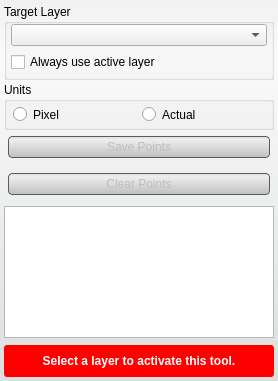
<?xml version="1.0" encoding="UTF-8"?>
<ui version="4.0">
 <class>PointsSelectToolInterface</class>
 <widget class="QWidget" name="PointsSelectToolInterface">
  <property name="geometry">
   <rect>
    <x>0</x>
    <y>0</y>
    <width>278</width>
    <height>381</height>
   </rect>
  </property>
  <property name="sizePolicy">
   <sizepolicy hsizetype="Preferred" vsizetype="Fixed">
    <horstretch>0</horstretch>
    <verstretch>0</verstretch>
   </sizepolicy>
  </property>
  <property name="minimumSize">
   <size>
    <width>0</width>
    <height>220</height>
   </size>
  </property>
  <property name="maximumSize">
   <size>
    <width>16777215</width>
    <height>16777215</height>
   </size>
  </property>
  <property name="windowTitle">
   <string>Points Select Tool</string>
  </property>
  <property name="styleSheet">
   <string notr="true">QWidget#PointsSelectToolInterface{
  border-radius: 3px;
  background-color: qlineargradient(spread:pad, x1:0.5, y1:0, x2:0.5, y2:0.960227, stop:0 rgba(241, 241, 241, 255), stop:0.155779 rgba(250, 250, 250, 255), stop:1 rgba(222, 224, 224, 255));       
}

QPushButton{
  background-color: qlineargradient(spread:pad, x1:0.5, y1:0, x2:0.5, y2:0.960227, stop:0 rgba(221, 221, 221, 255), stop:0.155779 rgba(238, 238, 238, 255), stop:1 rgba(192, 194, 194, 255));
  border-radius: 4px;
  border: 1px solid rgb(90, 90, 90);
  margin:4px;
}

QPushButton:hover{
  background-color: qlineargradient(spread:pad, x1:0.5, y1:0, x2:0.5, y2:1, stop:0 rgba(195, 195, 195, 255), stop:0.253769 rgba(206, 206, 206, 255), stop:1 rgba(185, 185, 185, 255));
  border-radius: 4px;
  border: 1px solid rgb(90, 90, 90);
  margin:4px;
}

QPushButton:pressed{
  background-color: qlineargradient(spread:pad, x1:0.5, y1:0, x2:0.5, y2:1, stop:0 rgba(150, 150, 150, 255), stop:0.753769 rgba(206, 206, 206, 255), stop:1 rgba(185, 185, 185, 255));
  border-radius: 4px;
  border: 1px solid rgb(90, 90, 90);
  margin:4px;
}</string>
  </property>
  <layout class="QVBoxLayout" name="verticalLayout">
   <property name="spacing">
    <number>2</number>
   </property>
   <property name="margin">
    <number>4</number>
   </property>
   <item>
    <widget class="QGroupBox" name="target_groupbox_">
     <property name="minimumSize">
      <size>
       <width>0</width>
       <height>76</height>
      </size>
     </property>
     <property name="maximumSize">
      <size>
       <width>16777215</width>
       <height>76</height>
      </size>
     </property>
     <property name="title">
      <string>Target Layer</string>
     </property>
     <layout class="QVBoxLayout" name="verticalLayout_4">
      <property name="spacing">
       <number>6</number>
      </property>
      <property name="leftMargin">
       <number>4</number>
      </property>
      <property name="topMargin">
       <number>0</number>
      </property>
      <property name="rightMargin">
       <number>4</number>
      </property>
      <property name="bottomMargin">
       <number>4</number>
      </property>
      <item>
       <widget class="QtUtils::QtDropableComboBox" name="target_layer_">
        <property name="enabled">
         <bool>true</bool>
        </property>
        <property name="sizePolicy">
         <sizepolicy hsizetype="Ignored" vsizetype="Fixed">
          <horstretch>0</horstretch>
          <verstretch>0</verstretch>
         </sizepolicy>
        </property>
       </widget>
      </item>
      <item>
       <widget class="QWidget" name="widget" native="true">
        <property name="minimumSize">
         <size>
          <width>0</width>
          <height>20</height>
         </size>
        </property>
        <layout class="QHBoxLayout" name="horizontalLayout_2">
         <property name="spacing">
          <number>0</number>
         </property>
         <property name="margin">
          <number>0</number>
         </property>
         <item>
          <widget class="QCheckBox" name="use_active_layer_">
           <property name="text">
            <string>Always use active layer</string>
           </property>
          </widget>
         </item>
        </layout>
       </widget>
      </item>
     </layout>
    </widget>
   </item>
   <item>
    <widget class="QGroupBox" name="units_groupbox_">
     <property name="enabled">
      <bool>true</bool>
     </property>
     <property name="sizePolicy">
      <sizepolicy hsizetype="Preferred" vsizetype="Maximum">
       <horstretch>0</horstretch>
       <verstretch>0</verstretch>
      </sizepolicy>
     </property>
     <property name="toolTip">
      <string>Switch between pixel and world coordinates.</string>
     </property>
     <property name="title">
      <string>Units</string>
     </property>
     <layout class="QHBoxLayout" name="horizontalLayout_5">
      <property name="spacing">
       <number>0</number>
      </property>
      <property name="leftMargin">
       <number>4</number>
      </property>
      <property name="topMargin">
       <number>0</number>
      </property>
      <property name="rightMargin">
       <number>4</number>
      </property>
      <property name="bottomMargin">
       <number>0</number>
      </property>
      <item>
       <widget class="QWidget" name="rb_widget_" native="true">
        <property name="sizePolicy">
         <sizepolicy hsizetype="Preferred" vsizetype="Maximum">
          <horstretch>0</horstretch>
          <verstretch>0</verstretch>
         </sizepolicy>
        </property>
        <property name="minimumSize">
         <size>
          <width>0</width>
          <height>25</height>
         </size>
        </property>
        <property name="maximumSize">
         <size>
          <width>16777215</width>
          <height>30</height>
         </size>
        </property>
        <layout class="QHBoxLayout" name="horizontalLayout_6">
         <property name="spacing">
          <number>4</number>
         </property>
         <property name="leftMargin">
          <number>2</number>
         </property>
         <property name="topMargin">
          <number>4</number>
         </property>
         <property name="rightMargin">
          <number>0</number>
         </property>
         <property name="bottomMargin">
          <number>4</number>
         </property>
         <item>
          <widget class="QRadioButton" name="rb_index_">
           <property name="enabled">
            <bool>true</bool>
           </property>
           <property name="sizePolicy">
            <sizepolicy hsizetype="Preferred" vsizetype="Maximum">
             <horstretch>0</horstretch>
             <verstretch>0</verstretch>
            </sizepolicy>
           </property>
           <property name="text">
            <string>Pixel</string>
           </property>
          </widget>
         </item>
         <item>
          <widget class="QRadioButton" name="rb_world_">
           <property name="enabled">
            <bool>true</bool>
           </property>
           <property name="sizePolicy">
            <sizepolicy hsizetype="Preferred" vsizetype="Maximum">
             <horstretch>0</horstretch>
             <verstretch>0</verstretch>
            </sizepolicy>
           </property>
           <property name="text">
            <string>Actual</string>
           </property>
          </widget>
         </item>
        </layout>
       </widget>
      </item>
     </layout>
    </widget>
   </item>
   <item>
    <widget class="QPushButton" name="export_button_">
     <property name="enabled">
      <bool>false</bool>
     </property>
     <property name="minimumSize">
      <size>
       <width>0</width>
       <height>30</height>
      </size>
     </property>
     <property name="toolTip">
      <string>Save points to file.</string>
     </property>
     <property name="text">
      <string>Save Points</string>
     </property>
    </widget>
   </item>
   <item>
    <spacer name="verticalSpacer">
     <property name="orientation">
      <enum>Qt::Vertical</enum>
     </property>
     <property name="sizeType">
      <enum>QSizePolicy::Fixed</enum>
     </property>
     <property name="sizeHint" stdset="0">
      <size>
       <width>20</width>
       <height>5</height>
      </size>
     </property>
    </spacer>
   </item>
   <item>
    <widget class="QPushButton" name="clear_seeds_button_">
     <property name="enabled">
      <bool>false</bool>
     </property>
     <property name="sizePolicy">
      <sizepolicy hsizetype="Preferred" vsizetype="Fixed">
       <horstretch>0</horstretch>
       <verstretch>0</verstretch>
      </sizepolicy>
     </property>
     <property name="minimumSize">
      <size>
       <width>0</width>
       <height>30</height>
      </size>
     </property>
     <property name="toolTip">
      <string>Delete all points.</string>
     </property>
     <property name="text">
      <string>Clear Points</string>
     </property>
    </widget>
   </item>
   <item>
    <spacer name="verticalSpacer_2">
     <property name="orientation">
      <enum>Qt::Vertical</enum>
     </property>
     <property name="sizeType">
      <enum>QSizePolicy::Fixed</enum>
     </property>
     <property name="sizeHint" stdset="0">
      <size>
       <width>20</width>
       <height>5</height>
      </size>
     </property>
    </spacer>
   </item>
   <item>
    <widget class="QTableWidget" name="points_table_">
     <property name="toolTip">
      <string>Point coordinates display.</string>
     </property>
     <property name="frameShadow">
      <enum>QFrame::Sunken</enum>
     </property>
     <property name="editTriggers">
      <set>QAbstractItemView::NoEditTriggers</set>
     </property>
     <property name="gridStyle">
      <enum>Qt::SolidLine</enum>
     </property>
     <attribute name="horizontalHeaderVisible">
      <bool>true</bool>
     </attribute>
     <attribute name="horizontalHeaderDefaultSectionSize">
      <number>80</number>
     </attribute>
    </widget>
   </item>
   <item>
    <spacer name="verticalSpacer_3">
     <property name="orientation">
      <enum>Qt::Vertical</enum>
     </property>
     <property name="sizeType">
      <enum>QSizePolicy::Fixed</enum>
     </property>
     <property name="sizeHint" stdset="0">
      <size>
       <width>20</width>
       <height>5</height>
      </size>
     </property>
    </spacer>
   </item>
   <item>
    <widget class="QWidget" name="message_alert_" native="true">
     <property name="minimumSize">
      <size>
       <width>0</width>
       <height>32</height>
      </size>
     </property>
     <property name="styleSheet">
      <string notr="true">QLabel#message_{
  color: white;
  font: bold;
}

QWidget#message_alert_{
  border-radius: 3px;
  background-color: red;
}</string>
     </property>
     <layout class="QHBoxLayout" name="horizontalLayout_4">
      <property name="spacing">
       <number>0</number>
      </property>
      <property name="margin">
       <number>4</number>
      </property>
      <item>
       <widget class="QLabel" name="message_">
        <property name="text">
         <string>Select a layer to activate this tool.</string>
        </property>
        <property name="alignment">
         <set>Qt::AlignCenter</set>
        </property>
        <property name="wordWrap">
         <bool>true</bool>
        </property>
       </widget>
      </item>
     </layout>
    </widget>
   </item>
  </layout>
 </widget>
 <customwidgets>
  <customwidget>
   <class>QtUtils::QtDropableComboBox</class>
   <extends>QComboBox</extends>
   <header location="global">QtUtils/Widgets/QtDropableComboBox.h</header>
  </customwidget>
 </customwidgets>
 <resources/>
 <connections/>
</ui>
